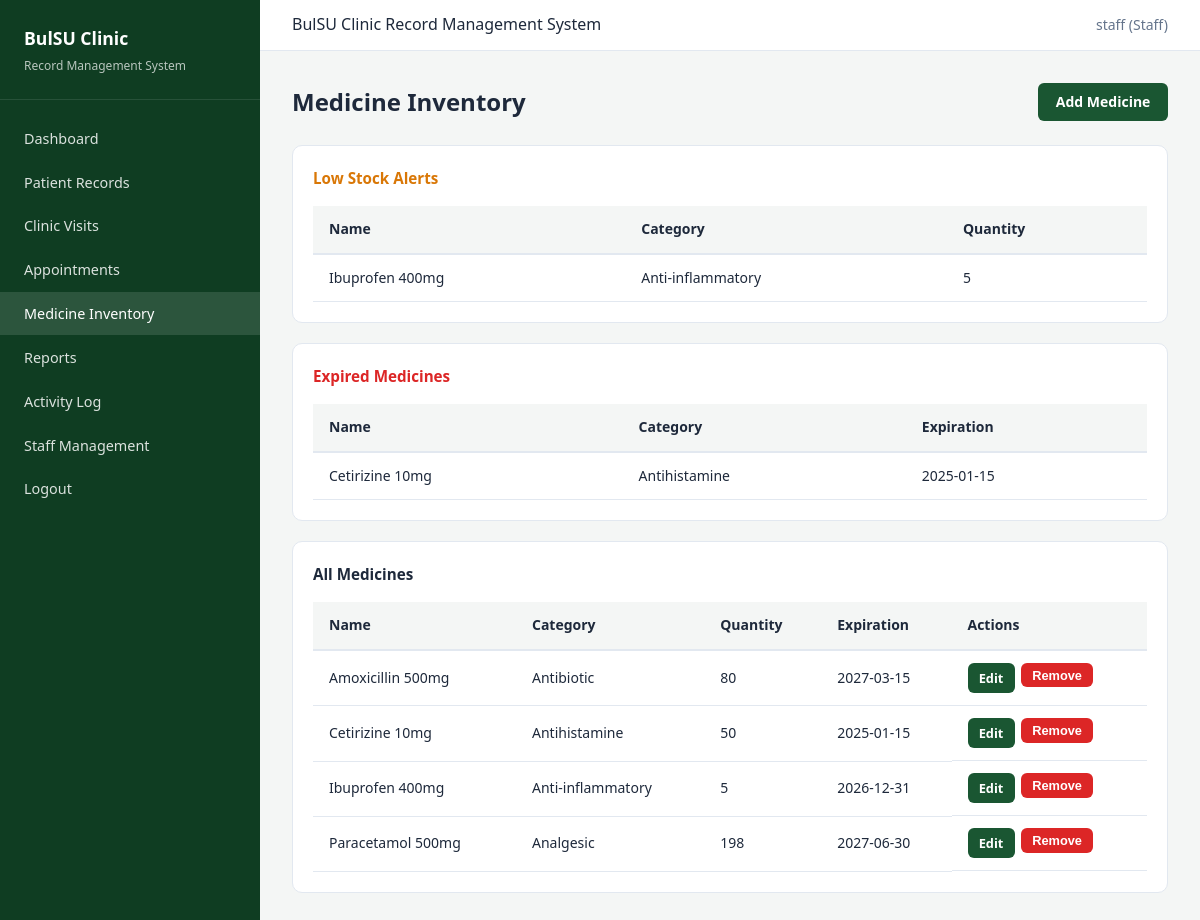
Screenshot of /medicines/ (signed in) with the database file from the repository.
### tables this page shows
CREATE TABLE medicines (
            id INTEGER PRIMARY KEY AUTOINCREMENT,
            name TEXT NOT NULL,
            category TEXT,
            quantity INTEGER DEFAULT 0,
            expiration_date TEXT,
            created_at TEXT DEFAULT CURRENT_TIMESTAMP,
            updated_at TEXT DEFAULT CURRENT_TIMESTAMP
        );

### controllers/medicine_controller.py (the view)
@medicine_bp.route("/")
@staff_required
def list_medicines():
    medicines = MedicineModel.get_all()
    low_stock = MedicineModel.get_low_stock()
    expired = MedicineModel.get_expired()
    return render_template(
        "staff/medicines/list.html",
        medicines=medicines,
        low_stock=low_stock,
        expired=expired,
    )

### models/database.py (called while the page is built)
def get_db():
    conn = sqlite3.connect(Config.DATABASE)
    conn.row_factory = sqlite3.Row
    conn.execute("PRAGMA foreign_keys = ON")
    return conn

### models/medicine.py (called while the page is built)
    @staticmethod
    def get_all():
        conn = get_db()
        rows = conn.execute("SELECT * FROM medicines ORDER BY name").fetchall()
        conn.close()
        return [dict(row) for row in rows]

    @staticmethod
    def get_low_stock():
        conn = get_db()
        rows = conn.execute(
            "SELECT * FROM medicines WHERE quantity <= ? ORDER BY quantity",
            (Config.LOW_STOCK_THRESHOLD,),
        ).fetchall()
        conn.close()
        return [dict(row) for row in rows]

    @staticmethod
    def get_expired():
        conn = get_db()
        today = date.today().isoformat()
        rows = conn.execute(
            """
            SELECT * FROM medicines
            WHERE expiration_date != '' AND expiration_date < ?
            ORDER BY expiration_date
            """,
            (today,),
        ).fetchall()
        conn.close()
        return [dict(row) for row in rows]

### views/templates/staff/medicines/list.html (shortened to what this page needs)
{% extends "base.html" %}
{% block content %}
<div class="page-header">
    <h1>Medicine Inventory</h1>
    <a href="{{ url_for('medicines.add_medicine') }}" class="btn btn-primary">Add Medicine</a>
</div>
{% if low_stock %}
<div class="card">
    <div class="card-title" style="color:var(--warning);">Low Stock Alerts</div>
    <div class="table-wrap">
        <table>
            <thead><tr><th>Name</th><th>Category</th><th>Quantity</th></tr></thead>
            <tbody>
                {% for m in low_stock %}
                <tr><td>{{ m.name }}</td><td>{{ m.category }}</td><td>{{ m.quantity }}</td></tr>
                {% endfor %}
            </tbody>
        </table>
    </div>
</div>
{% endif %}
{% if expired %}
<div class="card">
    <div class="card-title" style="color:var(--danger);">Expired Medicines</div>
    <div class="table-wrap">
        <table>
            <thead><tr><th>Name</th><th>Category</th><th>Expiration</th></tr></thead>
            <tbody>
                {% for m in expired %}
                <tr><td>{{ m.name }}</td><td>{{ m.category }}</td><td>{{ m.expiration_date }}</td></tr>
                {% endfor %}
            </tbody>
        </table>
    </div>
</div>
{% endif %}
<div class="card">
    <div class="card-title">All Medicines</div>
    <div class="table-wrap">
        <table>
            <thead>
                <tr><th>Name</th><th>Category</th><th>Quantity</th><th>Expiration</th><th>Actions</th></tr>
            </thead>
            <tbody>
                {% for m in medicines %}
                <tr>
                    <td>{{ m.name }}</td>
                    <td>{{ m.category or '—' }}</td>
                    <td>{{ m.quantity }}</td>
                    <td>{{ m.expiration_date or '—' }}</td>
                    <td class="btn-group">
                        <a href="{{ url_for('medicines.edit_medicine', medicine_id=m.id) }}" class="btn btn-primary btn-sm">Edit</a>
                        <form method="POST" action="{{ url_for('medicines.delete_medicine', medicine_id=m.id) }}" style="display:inline;" onsubmit="return confirm('Remove this medicine?');">
                            <button type="submit" class="btn btn-danger btn-sm">Remove</button>
                        </form>
                    </td>
                </tr>
                {% else %}
                <tr><td colspan="5" class="empty-state">No medicines in inventory.</td></tr>
                {% endfor %}
            </tbody>
        </table>
    </div>
</div>
{% endblock %}

### views/static/css/style.css (style rules this page uses)
:root { --primary: #1a5632; --primary-dark: #0f3d22; --primary-light: #2d7a4a; --accent: #c8a415; --bg: #f4f6f5; --card: #ffffff; --text: #1e293b; --muted: #64748b; --border: #e2e8f0; --danger: #dc2626; --warning: #d97706; --success: #16a34a; --info: #2563eb; }
* { box-sizing: border-box; margin: 0; padding: 0; }
body { font-family: 'Segoe UI', Tahoma, Geneva, Verdana, sans-serif; background: var(--bg); color: var(--text); line-height: 1.6; }
a { color: var(--primary); text-decoration: none; }
.page-header { margin-bottom: 1.5rem; display: flex; justify-content: space-between; align-items: center; flex-wrap: wrap; gap: 1rem; }
.page-header h1 { font-size: 1.5rem; font-weight: 700; }
.card { background: var(--card); border: 1px solid var(--border); border-radius: 10px; padding: 1.25rem; margin-bottom: 1.25rem; }
.card-title { font-size: 0.95rem; font-weight: 600; margin-bottom: 1rem; color: var(--text); }
.table-wrap { overflow-x: auto; }
table { width: 100%; border-collapse: collapse; font-size: 0.875rem; }
thead th { background: var(--bg); padding: 0.75rem 1rem; text-align: left; font-weight: 600; border-bottom: 2px solid var(--border); white-space: nowrap; }
tbody td { padding: 0.75rem 1rem; border-bottom: 1px solid var(--border); vertical-align: middle; }
.btn { display: inline-block; padding: 0.5rem 1.1rem; border: none; border-radius: 6px; font-size: 0.875rem; font-weight: 600; cursor: pointer; text-decoration: none; transition: background 0.2s; }
.btn-primary { background: var(--primary); color: #fff; }
.btn-danger { background: var(--danger); color: #fff; }
.btn-sm { padding: 0.3rem 0.7rem; font-size: 0.8rem; }
.btn-group { display: flex; gap: 0.4rem; flex-wrap: wrap; }

### rows the page displays
medicines: name "Ibuprofen 400mg", category "Anti-inflammatory", quantity "5", expiration_date "2026-12-31"
medicines: name "Cetirizine 10mg", category "Antihistamine", expiration_date "2025-01-15", quantity "50"
medicines: name "Amoxicillin 500mg", category "Antibiotic", quantity "80", expiration_date "2027-03-15"
medicines: name "Paracetamol 500mg", category "Analgesic", quantity "198", expiration_date "2027-06-30"

### other values shown
{{ session.get('username') }} "staff"
